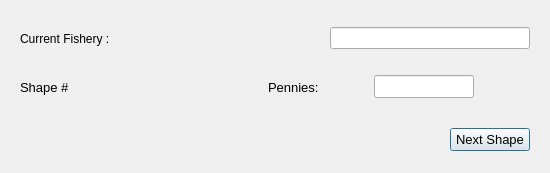
<ui version="4.0" >
 <author>Aaron Racicot</author>
 <class>NextClippedPolygon</class>
 <widget class="QDialog" name="NextClippedPolygon" >
  <property name="windowModality" >
   <enum>Qt::NonModal</enum>
  </property>
  <property name="geometry" >
   <rect>
    <x>0</x>
    <y>0</y>
    <width>550</width>
    <height>173</height>
   </rect>
  </property>
  <property name="windowTitle" >
   <string>OpenOceanMap - Next Clipped Polygon</string>
  </property>
  <layout class="QVBoxLayout" name="verticalLayout" >
   <item>
    <layout class="QHBoxLayout" >
     <item>
      <widget class="QWidget" native="1" name="widget" >
       <layout class="QHBoxLayout" >
        <property name="spacing" >
         <number>6</number>
        </property>
        <property name="leftMargin" >
         <number>9</number>
        </property>
        <property name="topMargin" >
         <number>9</number>
        </property>
        <property name="rightMargin" >
         <number>9</number>
        </property>
        <property name="bottomMargin" >
         <number>0</number>
        </property>
        <item>
         <widget class="QLabel" name="fishery_text" >
          <property name="minimumSize" >
           <size>
            <width>300</width>
            <height>0</height>
           </size>
          </property>
          <property name="maximumSize" >
           <size>
            <width>300</width>
            <height>16777215</height>
           </size>
          </property>
          <property name="text" >
           <string>Current Fishery :</string>
          </property>
         </widget>
        </item>
        <item>
         <spacer>
          <property name="orientation" >
           <enum>Qt::Horizontal</enum>
          </property>
          <property name="sizeHint" stdset="0" >
           <size>
            <width>40</width>
            <height>20</height>
           </size>
          </property>
         </spacer>
        </item>
        <item>
         <widget class="QLineEdit" name="fishery_line" >
          <property name="minimumSize" >
           <size>
            <width>200</width>
            <height>0</height>
           </size>
          </property>
         </widget>
        </item>
       </layout>
      </widget>
     </item>
    </layout>
   </item>
   <item>
    <layout class="QHBoxLayout" name="_4" >
     <property name="margin" >
      <number>9</number>
     </property>
     <item>
      <widget class="QLabel" name="shapeNum_label" >
       <property name="minimumSize" >
        <size>
         <width>200</width>
         <height>0</height>
        </size>
       </property>
       <property name="font" >
        <font>
         <pointsize>10</pointsize>
        </font>
       </property>
       <property name="text" >
        <string>Shape #</string>
       </property>
      </widget>
     </item>
     <item>
      <spacer>
       <property name="orientation" >
        <enum>Qt::Horizontal</enum>
       </property>
       <property name="sizeHint" stdset="0" >
        <size>
         <width>88</width>
         <height>30</height>
        </size>
       </property>
      </spacer>
     </item>
     <item>
      <widget class="QLabel" name="label_1" >
       <property name="minimumSize" >
        <size>
         <width>100</width>
         <height>0</height>
        </size>
       </property>
       <property name="maximumSize" >
        <size>
         <width>100</width>
         <height>16777215</height>
        </size>
       </property>
       <property name="font" >
        <font>
         <pointsize>10</pointsize>
        </font>
       </property>
       <property name="text" >
        <string>Pennies:</string>
       </property>
      </widget>
     </item>
     <item>
      <widget class="QLineEdit" name="line_1" >
       <property name="enabled" >
        <bool>true</bool>
       </property>
       <property name="minimumSize" >
        <size>
         <width>100</width>
         <height>0</height>
        </size>
       </property>
       <property name="maximumSize" >
        <size>
         <width>100</width>
         <height>16777215</height>
        </size>
       </property>
       <property name="font" >
        <font>
         <pointsize>10</pointsize>
        </font>
       </property>
       <property name="text" >
        <string/>
       </property>
      </widget>
     </item>
     <item>
      <widget class="QLabel" name="pl_label" >
       <property name="minimumSize" >
        <size>
         <width>50</width>
         <height>0</height>
        </size>
       </property>
       <property name="maximumSize" >
        <size>
         <width>50</width>
         <height>16777215</height>
        </size>
       </property>
       <property name="text" >
        <string/>
       </property>
      </widget>
     </item>
    </layout>
   </item>
   <item>
    <layout class="QHBoxLayout" >
     <item>
      <widget class="QWidget" native="1" name="widget_2" >
       <layout class="QHBoxLayout" >
        <property name="spacing" >
         <number>6</number>
        </property>
        <property name="margin" >
         <number>9</number>
        </property>
        <item>
         <spacer>
          <property name="orientation" >
           <enum>Qt::Horizontal</enum>
          </property>
          <property name="sizeHint" stdset="0" >
           <size>
            <width>40</width>
            <height>20</height>
           </size>
          </property>
         </spacer>
        </item>
        <item>
         <widget class="QPushButton" name="pbnNextShape" >
          <property name="font" >
           <font>
            <pointsize>10</pointsize>
           </font>
          </property>
          <property name="text" >
           <string>Next Shape</string>
          </property>
         </widget>
        </item>
       </layout>
      </widget>
     </item>
    </layout>
   </item>
  </layout>
 </widget>
 <resources/>
 <connections/>
</ui>
